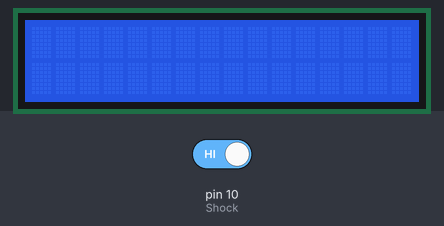
Simulated run of this sketch. Board: Arduino Uno, built with avr-gcc and run on an emulated ATmega328P. Shown: 16×2 character LCD. The test bench sets the inputs (shaded band); at power-on: pin 10 (Shock) HIGH.

Above: at 1.2 s.
1.3 s: pin 10 (Shock) driven LOW
At 2.1 s:
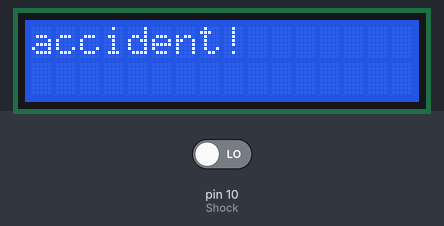
4.3 s: pin 10 (Shock) driven HIGH
Timing chart, 0 to 7.3 s (numbered marks = the images above; inputs shaded):
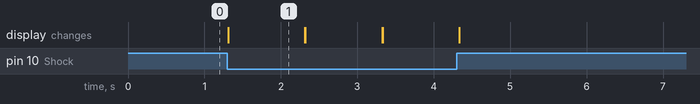

The sketch:

3_LCD_tapModule.ino
```cpp
#include <Wire.h>
#include <LiquidCrystal_I2C.h>

LiquidCrystal_I2C lcd(0x27, 2, 1, 0, 4, 5, 6, 7, 3, POSITIVE);  // Set the LCD I2C address, if it's not working try 0x27.

int Shock = 10;
int val;

void setup(){
  lcd.begin(16,2);   // iInit the LCD for 16 chars 2 lines
  lcd.backlight();   // Turn on the backligt (try lcd.noBaklight() to turn it off)
  lcd.setCursor(0,0); //First line
  lcd.print("I2C LCD");
  lcd.setCursor(0,1); //Second line
  lcd.print("*Akshad*");
  pinMode(Shock, INPUT);
}

void loop(){
  val = digitalRead(Shock) ; // Reads Digital Pin of sensor.
  if (val == 0) // When the shock sensor detects a signal, LED flashes
  {
    lcd.write("accident!");
    delay(1000);
  }
  lcd.clear();
}
```

Measured:
- after the input at 1.3 s, the display: changes at once (image 1)
- what the display in image 1 shows lasts 1.0 s, from 1.3 s to 2.3 s
